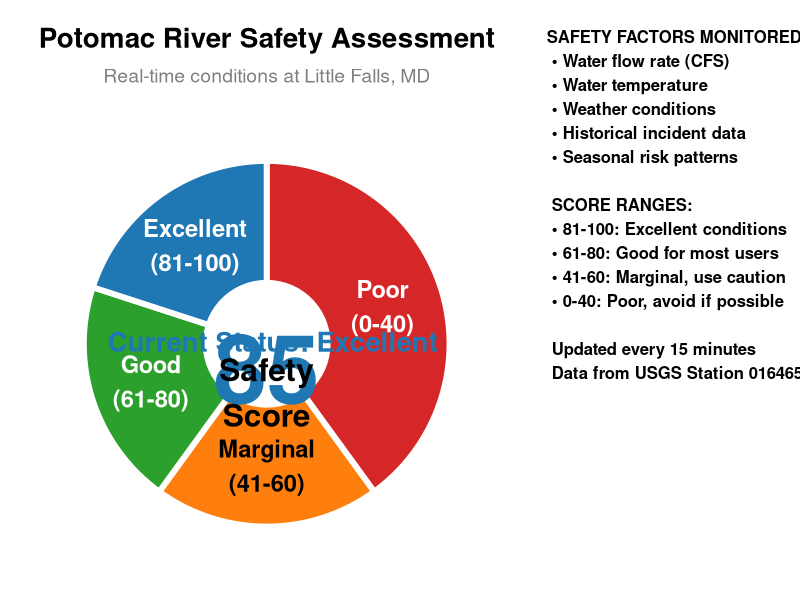

R code for this plot:
# Improved Safety Score Gauge - Much More Readable
# For Potomac River Safety Analysis Presentation

library(ggplot2)
library(dplyr)
library(gridExtra)
library(grid)

# Create improved safety gauge
create_improved_safety_gauge <- function(score = 85, width = 14, height = 8) {
  
  # Create gauge data with better spacing
  gauge_data <- data.frame(
    category = c("Poor\n(0-40)", "Marginal\n(41-60)", "Good\n(61-80)", "Excellent\n(81-100)"),
    value = c(40, 20, 20, 20),
    start_angle = c(0, 40, 60, 80),
    end_angle = c(40, 60, 80, 100),
    color = c("#d62728", "#ff7f0e", "#2ca02c", "#1f77b4"),
    text_color = c("white", "black", "white", "white")
  )
  
  # Determine current zone
  current_zone <- case_when(
    score <= 40 ~ "Poor",
    score <= 60 ~ "Marginal", 
    score <= 80 ~ "Good",
    TRUE ~ "Excellent"
  )
  
  current_color <- case_when(
    score <= 40 ~ "#d62728",
    score <= 60 ~ "#ff7f0e",
    score <= 80 ~ "#2ca02c", 
    TRUE ~ "#1f77b4"
  )
  
  # Create the main gauge plot
  gauge_plot <- ggplot(gauge_data) +
    # Create gauge segments
    geom_rect(aes(xmin = 0, xmax = 1, ymin = start_angle, ymax = end_angle, fill = color),
              color = "white", size = 2) +
    scale_fill_identity() +
    coord_polar(theta = "y", start = 0, direction = 1) +
    xlim(-0.5, 1) +
    
    # Add category labels
    geom_text(aes(x = 0.5, y = start_angle + value/2, label = category),
              size = 6, fontface = "bold", color = gauge_data$text_color) +
    
    # Add score in center
    annotate("text", x = -0.3, y = 50, label = as.character(score), 
            size = 24, fontface = "bold", color = current_color) +
    
    # Add "Safety Score" label
    annotate("text", x = -0.1, y = 50, label = "Safety\nScore", 
            size = 8, fontface = "bold", color = "black") +
    
    # Add current status indicator
    annotate("text", x = -0.45, y = 20, label = paste("Current Status:", current_zone), 
            size = 7, fontface = "bold", color = current_color) +
    
    labs(title = "Potomac River Safety Assessment",
         subtitle = "Real-time conditions at Little Falls, MD") +
    
    theme_void() +
    theme(
      plot.title = element_text(hjust = 0.5, size = 20, face = "bold", margin = margin(b = 10)),
      plot.subtitle = element_text(hjust = 0.5, size = 14, color = "gray50", margin = margin(b = 20)),
      plot.margin = margin(20, 20, 20, 20)
    )
  
  # Create information panel
  info_text <- paste(
    "SAFETY FACTORS MONITORED:\n",
    "• Water flow rate (CFS)\n",
    "• Water temperature\n", 
    "• Weather conditions\n",
    "• Historical incident data\n",
    "• Seasonal risk patterns\n\n",
    "SCORE RANGES:\n",
    "• 81-100: Excellent conditions\n",
    "• 61-80: Good for most users\n",
    "• 41-60: Marginal, use caution\n",
    "• 0-40: Poor, avoid if possible\n\n",
    "Updated every 15 minutes\n",
    "Data from USGS Station 01646500"
  )
  
  info_panel <- textGrob(
    info_text,
    x = 0.05, y = 0.95, hjust = 0, vjust = 1,
    gp = gpar(fontsize = 12, fontface = "bold", lineheight = 1.2)
  )
  
  # Combine gauge and info panel
  combined_plot <- grid.arrange(
    gauge_plot, info_panel, 
    ncol = 2, widths = c(2, 1)
  )
  
  return(combined_plot)
}

# Generate the improved gauge
improved_gauge <- create_improved_safety_gauge(score = 85, width = 14, height = 8)

# Save as high-resolution PNG
ggsave("improved_safety_gauge.png", improved_gauge, 
       width = 14, height = 8, dpi = 300, bg = "white")

# Save as PDF for vector graphics
ggsave("improved_safety_gauge.pdf", improved_gauge, 
       width = 14, height = 8, device = "pdf")

print("✓ Improved safety gauge saved as:")
print("  - improved_safety_gauge.png (high-res PNG)")
print("  - improved_safety_gauge.pdf (vector PDF)")